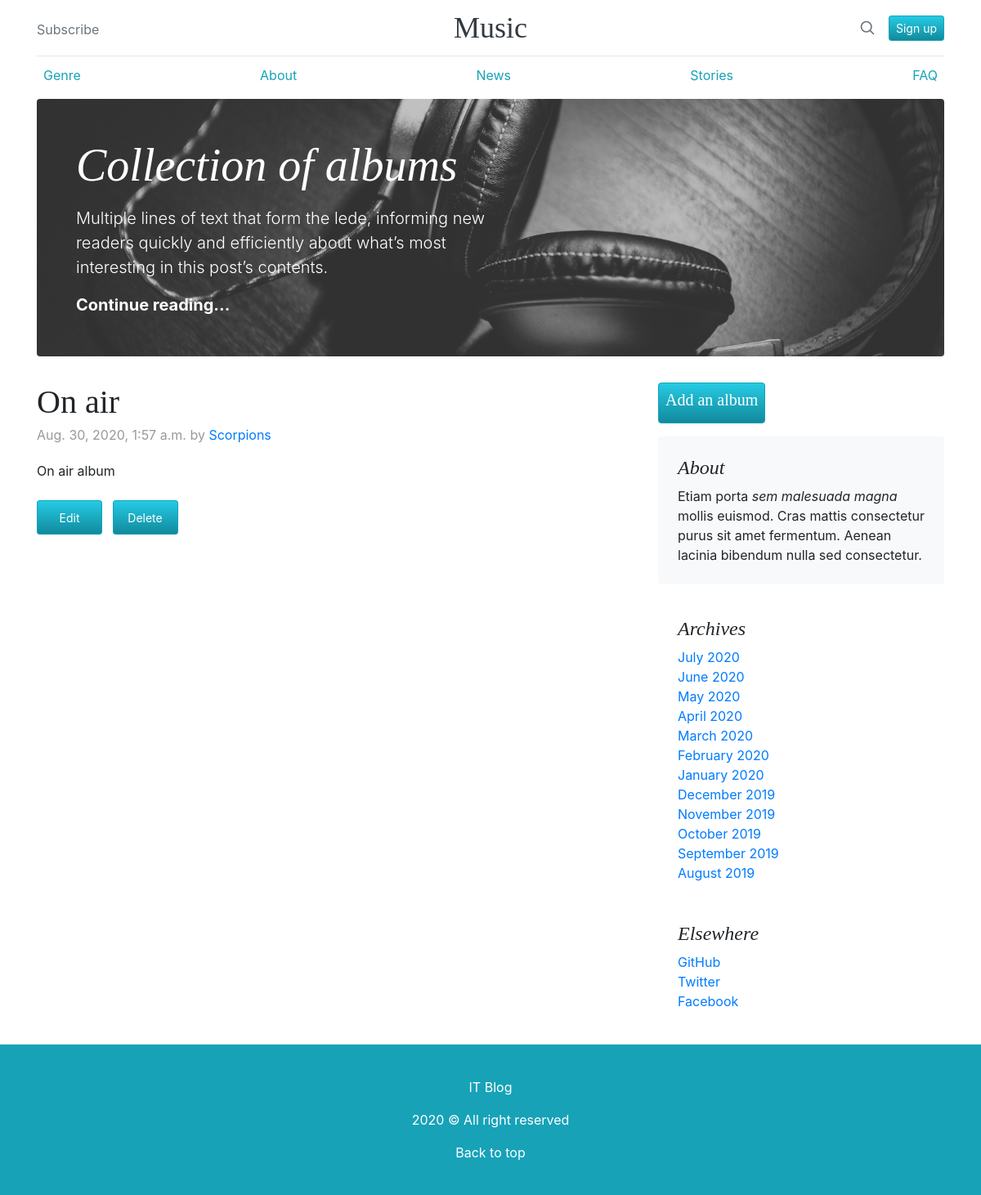
/detail/8/, run on the app's committed database.
### music/models.py (models this page shows, shortened)
class Music(models.Model):
    title = models.CharField(max_length=64, null=True)
    author = models.CharField(max_length=100, null=True)
    genre = models.CharField(max_length=64, null=True)
    artist = models.ForeignKey('auth.user', on_delete=models.CASCADE, null=True)
    body = models.TextField(null=True)
    time = models.DateTimeField(auto_now=True)

### music/views.py (the view)
# urls.py: path('detail/<int:pk>/', MusicDetailView.as_view(), name='detail'),
class MusicDetailView(DetailView):
    template_name = "detail.html"
    model = Music

### templates/detail.html (shortened to what this page needs)
{% extends 'base.html'%}
{% block content %}
<div class="blog-post">
    <h2 class="blog-post-title">{{object.title}}</h2>
    <p class="blog-post-meta">{{object.time}} by <a href="#">{{object.author}}</a></p>
    <p>{{object.body}}</p>
    <a class="btn btn-sm btn-info btn-pad" href="/detail/{{object.id}}/edit">Edit</a>
    <a class="btn btn-sm btn-info btn-pad" href="/detail/{{object.id}}/delete">Delete</a>
  </div>
{% endblock content %}

### static/style.css (style rules this page uses)
h1, h2, h3, h4, h5, h6 { font-family: "Playfair Display", Georgia, "Times New Roman", serif; }
.btn-pad { padding: 0.6rem !important; margin: 0.5rem 0.5rem 0.5rem 0; width: 5rem; background-color: linear-g; }
.btn-info { background-image: linear-gradient(to bottom, #25cbe4 , #118a9d); }
.blog-post { margin-bottom: 4rem; }
.blog-post-title { margin-bottom: .25rem; font-size: 2.5rem; }
.blog-post-meta { margin-bottom: 1.25rem; color: #999; }

### data on the page
Music: title "On air", time "Aug. 30, 2020, 1:57 a.m.", author "Scorpions", body "On air album"
